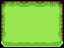

Rendered tile map (Tiled .tmx) drawn with the repository's tilesets; below, a short description and the full map source, tile grids included:
An orthogonal 4x3 tile map with 16x16 px tiles, 1 tile layer (Tile Layer 1), 2 tilesets.

<map version="1.10" tiledversion="1.10.2" orientation="orthogonal" renderorder="right-down" width="4" height="3" tilewidth="16" tileheight="16" infinite="0" nextlayerid="2" nextobjectid="1">
 <tileset firstgid="1" source="menu.tsx" />
 <tileset firstgid="10" source="dialog.tsx" />
 <layer id="1" name="Tile Layer 1" width="4" height="3">
  <data encoding="csv">
10,11,11,12,
13,14,14,15,
16,17,17,18
</data>
 </layer>
</map>
